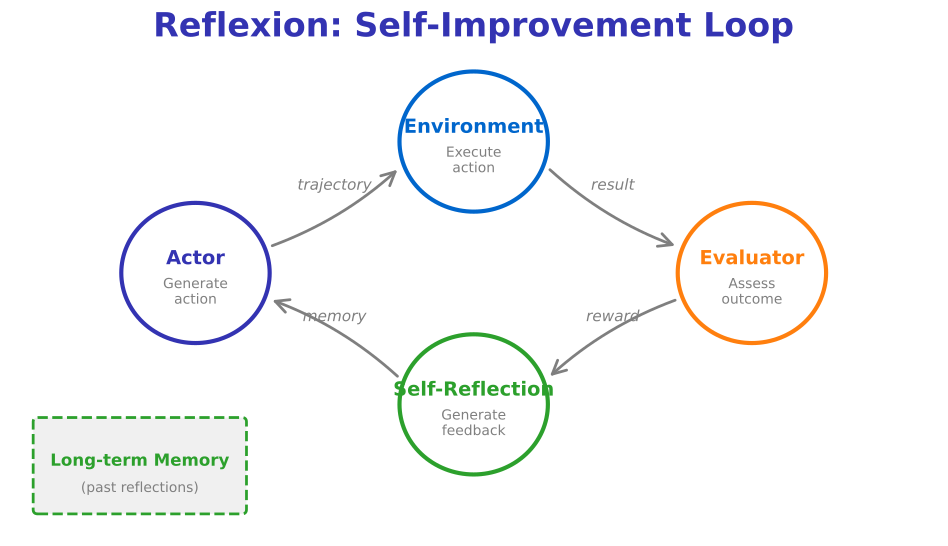

Write Python code to recreate this figure.
"""
Reflexion Loop Architecture
Week 4 - Planning and Reasoning
"""
import matplotlib.pyplot as plt
import matplotlib.patches as mpatches
from matplotlib.patches import FancyBboxPatch, FancyArrowPatch, Circle
import numpy as np
from pathlib import Path

plt.rcParams.update({
    'font.size': 24, 'axes.labelsize': 24, 'axes.titlesize': 26,
    'figure.figsize': (10, 6), 'figure.dpi': 150, 'font.family': 'sans-serif'
})

MLPURPLE = '#3333B2'
MLBLUE = '#0066CC'
MLORANGE = '#FF7F0E'
MLGREEN = '#2CA02C'
MLRED = '#D62728'
MLGRAY = '#7F7F7F'

fig, ax = plt.subplots(figsize=(10, 6))
ax.set_xlim(0, 10)
ax.set_ylim(0, 6)
ax.axis('off')

ax.text(5, 5.7, 'Reflexion: Self-Improvement Loop', fontsize=24,
        fontweight='bold', ha='center', color=MLPURPLE)

# Components in a cycle
components = [
    (2.0, 3.0, 'Actor', 'Generate\naction', MLPURPLE),
    (5.0, 4.5, 'Environment', 'Execute\naction', MLBLUE),
    (8.0, 3.0, 'Evaluator', 'Assess\noutcome', MLORANGE),
    (5.0, 1.5, 'Self-Reflection', 'Generate\nfeedback', MLGREEN),
]

for x, y, name, desc, color in components:
    # Circle node
    circle = Circle((x, y), 0.8, facecolor='white', edgecolor=color, linewidth=3)
    ax.add_patch(circle)
    ax.text(x, y + 0.1, name, fontsize=14, ha='center', fontweight='bold', color=color)
    ax.text(x, y - 0.35, desc, fontsize=10, ha='center', color=MLGRAY)

# Arrows connecting components
arrows = [
    (2.8, 3.3, 4.2, 4.2, 'trajectory'),
    (5.8, 4.2, 7.2, 3.3, 'result'),
    (7.2, 2.7, 5.8, 1.8, 'reward'),
    (4.2, 1.8, 2.8, 2.7, 'memory'),
]

for x1, y1, x2, y2, label in arrows:
    ax.annotate('', xy=(x2, y2), xytext=(x1, y1),
                arrowprops=dict(arrowstyle='->', color=MLGRAY, lw=2,
                              connectionstyle='arc3,rad=0.1'))
    # Label on arrow
    mx, my = (x1 + x2) / 2, (y1 + y2) / 2
    ax.text(mx, my + 0.2, label, fontsize=11, ha='center', color=MLGRAY, style='italic')

# Memory box
mem_box = FancyBboxPatch((0.3, 0.3), 2.2, 1.0, boxstyle="round,pad=0.05",
                         facecolor='#F0F0F0', edgecolor=MLGREEN, linewidth=2, linestyle='--')
ax.add_patch(mem_box)
ax.text(1.4, 0.8, 'Long-term Memory', fontsize=12, ha='center', fontweight='bold', color=MLGREEN)
ax.text(1.4, 0.5, '(past reflections)', fontsize=10, ha='center', color=MLGRAY)

plt.tight_layout()
plt.savefig(Path(__file__).parent / 'chart.pdf', dpi=300, bbox_inches='tight', facecolor='white')
plt.close()
print(f"Chart saved to {Path(__file__).parent / 'chart.pdf'}")
